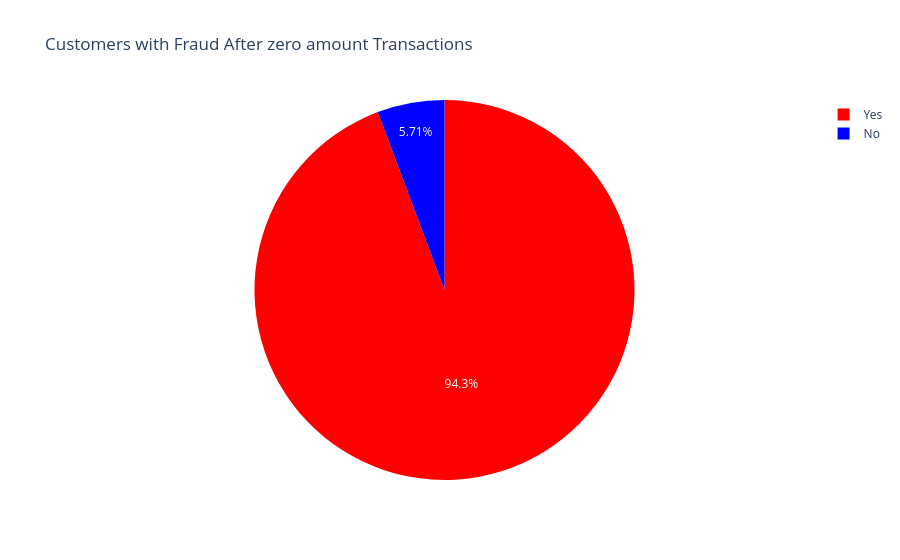

The notebook cell this image was saved under:
### Code cell
fig = px.pie(after_zero_fraud, names="fraud_after_zero", values="count", title="Customers with Fraud After zero amount Transactions",
             color="fraud_after_zero", color_discrete_map={"Yes": "red", "No": "blue"})


fig.show()

### Figure 1 — Plotly figure (JSON) as saved in the notebook; plotly's stock layout.template omitted (floating-point values rounded to 4 significant figures)
{"data": [{"customdata": [["Yes"], ["No"]], "domain": {"x": [0, 1], "y": [0, 1]}, "hovertemplate": "fraud_after_zero=%{customdata[0]}<br>count=%{value}<extra></extra>", "labels": ["Yes", "No"], "legendgroup": "", "marker": {"colors": ["red", "blue"]}, "name": "", "showlegend": true, "type": "pie", "values": [2360, 143]}], "layout": {"legend": {"tracegroupgap": 0}, "title": {"text": "Customers with Fraud After zero amount Transactions"}}}
